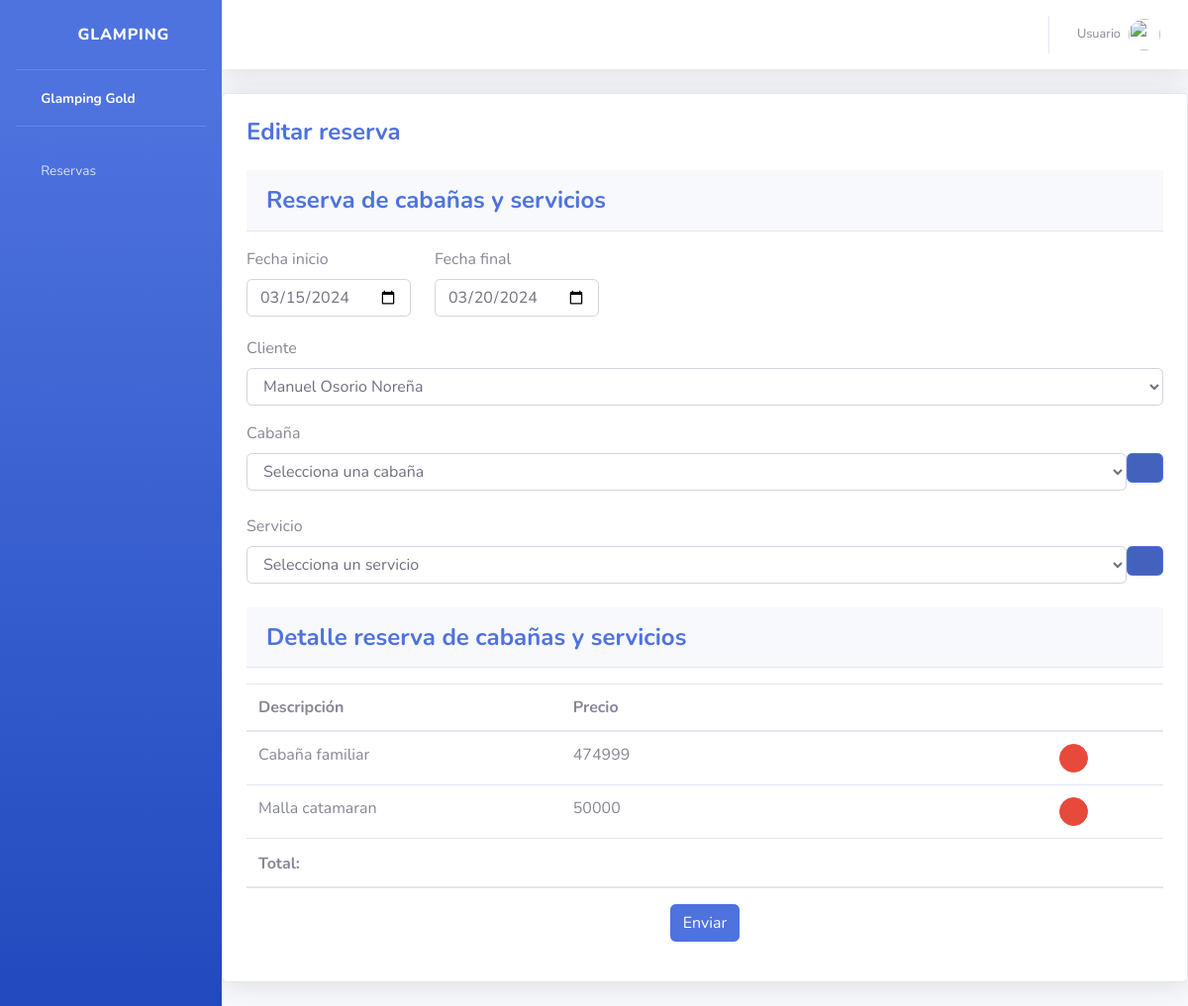
The page /reservas/edit/49/ on the database as committed earlier.
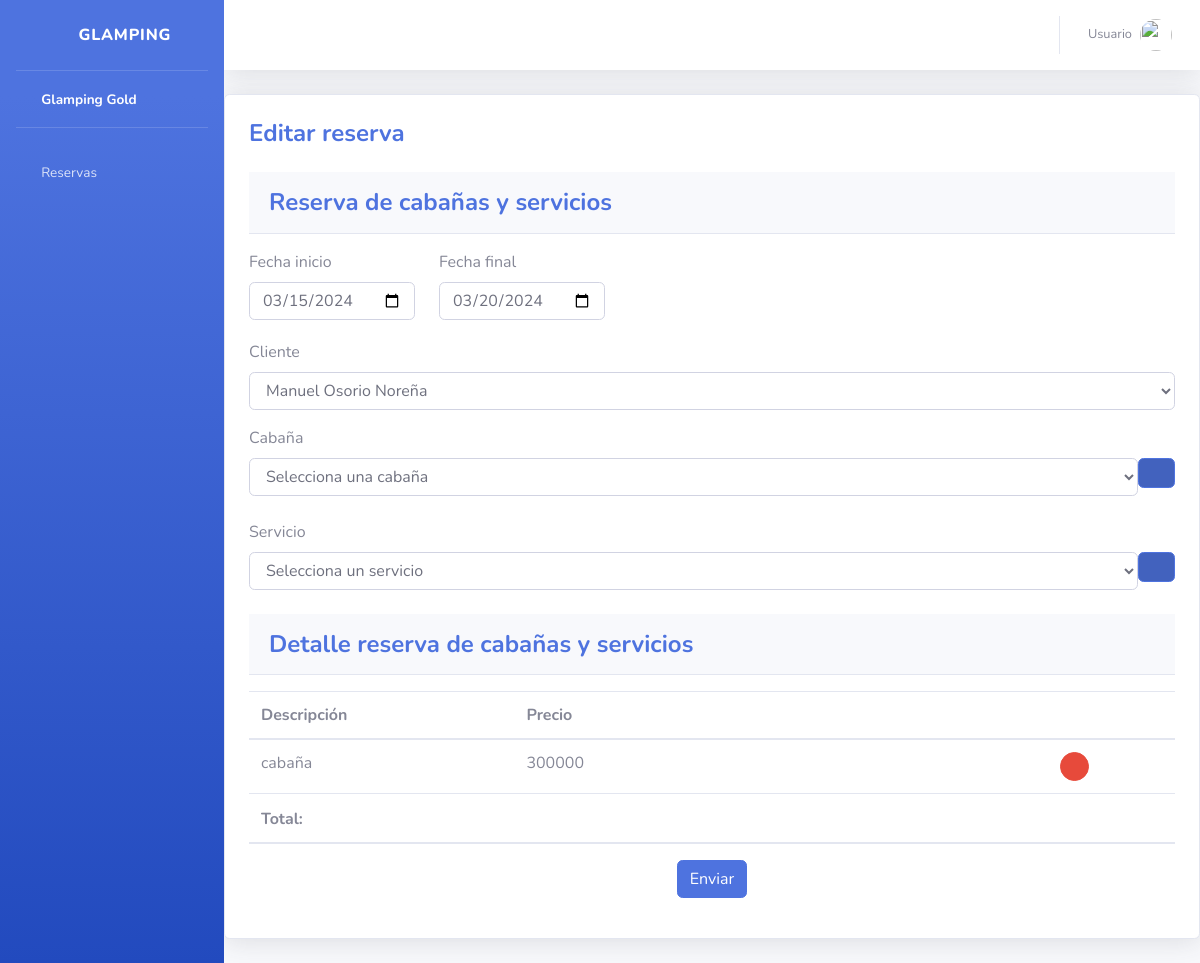
The same page on the database as committed later.
### reservas_cabañas/models.py (models this page shows)
class Reserva_cabaña(models.Model):
    id_reserva = models.ForeignKey('reservas.Reserva', on_delete=models.DO_NOTHING)
    id_cabaña = models.ForeignKey('cabañas.Cabaña', on_delete=models.DO_NOTHING)
    precio_C = models.IntegerField()

### cabañas/models.py (models this page shows, shortened)
class Cabaña(models.Model):
    nombre= models.CharField(max_length=50)
    capacidad = models.IntegerField()
    precio = models.IntegerField()
    descripcion = models.CharField(max_length=250)
    imagen = models.FileField(upload_to='static/images_cabaña', null=True)
    status = models.BooleanField(default=True)
    tipocabaña = models.ForeignKey('tipocabañas.Tipocabaña', on_delete=models.DO_NOTHING)

### reservas_servicios/models.py (models this page shows)
class Reserva_servicio(models.Model):
    id_reserva = models.ForeignKey('reservas.Reserva', on_delete=models.DO_NOTHING)
    id_servicio = models.ForeignKey('servicios.Servicio', on_delete=models.DO_NOTHING)
    precio_S = models.IntegerField()

### servicios/models.py (models this page shows, shortened)
class Servicio(models.Model):
    nombre = models.CharField(max_length=255)
    precio = models.IntegerField()
    imagen = models.ImageField(upload_to='static/images_servicio', null=True)
    status = models.BooleanField(default=True)
    descripcion = models.CharField(max_length=255)

### reservas/views.py (the view, shortened to what this page needs)
# urls.py: path('edit/<int:reserva_id>/', views.edit_reserva, name='edit_reserva'),
def edit_reserva(request, reserva_id):
    reserva = Reserva.objects.get(pk=reserva_id)
    cliente_list = Cliente.objects.all()
    cabañas_list = Cabaña.objects.all()
    servicios_list = Servicio.objects.all()
    cabañas_asociadas = Reserva_cabaña.objects.filter(id_reserva=reserva)
    servicios_asociados = Reserva_servicio.objects.filter(id_reserva=reserva)
    return render(request, 'reservas/edit.html', {'reserva': reserva, 'cliente_list': cliente_list, 'cabañas_list': cabañas_list, 'servicios_list': servicios_list, 'cabañas_asociadas': cabañas_asociadas, 'servicios_asociados': servicios_asociados})

### templates/reservas/edit.html (shortened to what the changed rows need)
{% extends 'base.html' %}
{% block content %}
<div class="card shadow mb-4 p-4 ">
    <br>
    <form action="" method="post" >
        <div class="table-responsive">
            <table class="table">
                <thead>
                    <tr>
                        <th scope="col">Descripción</th>
                        <th scope="col">Precio</th>
                        <th scope="col"></th>
                    </tr>
                </thead>
                <tbody id="treservas">
                    {% for cabaña in cabañas_asociadas %}
                        <tr>
                            <td>
                                {{ cabaña.id_cabaña.nombre }}
                            </td>
                            <td>{{ cabaña.precio_C }}</td>
                            <td>
                                <a onclick='removeReserva(event, "cabaña")' class="btn btn-danger btn-circle btn-sm">
                                    <i class="fas fa-trash"></i>
                                </a>
                            </td>
                        </tr>
                    {% endfor %}
                    {% for servicio in servicios_asociados %}
                        <tr>
                            <td>
                                {{ servicio.id_servicio.nombre }}
                            </td>
                            <td>{{ servicio.precio_S }}</td>
                            <td>
                                <a onclick='removeReserva(event, "servicio")' class="btn btn-danger btn-circle btn-sm">
                                    <i class="fas fa-trash"></i>
                                </a>
                            </td>
                        </tr>
                    {% endfor %}
                </tbody>
                <thead>
                    <tr>
                        <th>Total:</th>
                        <th scope="col"><input class="text-success font-weight-bold" style="border: none;" type="text" name="totalValue" id="totalValue" readonly></th>
                        <th></th>
                    </tr>
                </thead>
            </table>
        </div>
    </form>
</div>
{% endblock %}

Rows that differ between the two databases and show on the page:
removed Reserva_cabaña: id_cabaña.nombre "Cabaña familiar", precio_C "474999"
removed Reserva_servicio: id_servicio.nombre "Malla catamaran", precio_S "50000"
added Reserva_cabaña: id_cabaña.nombre "cabaña", precio_C "300000"
